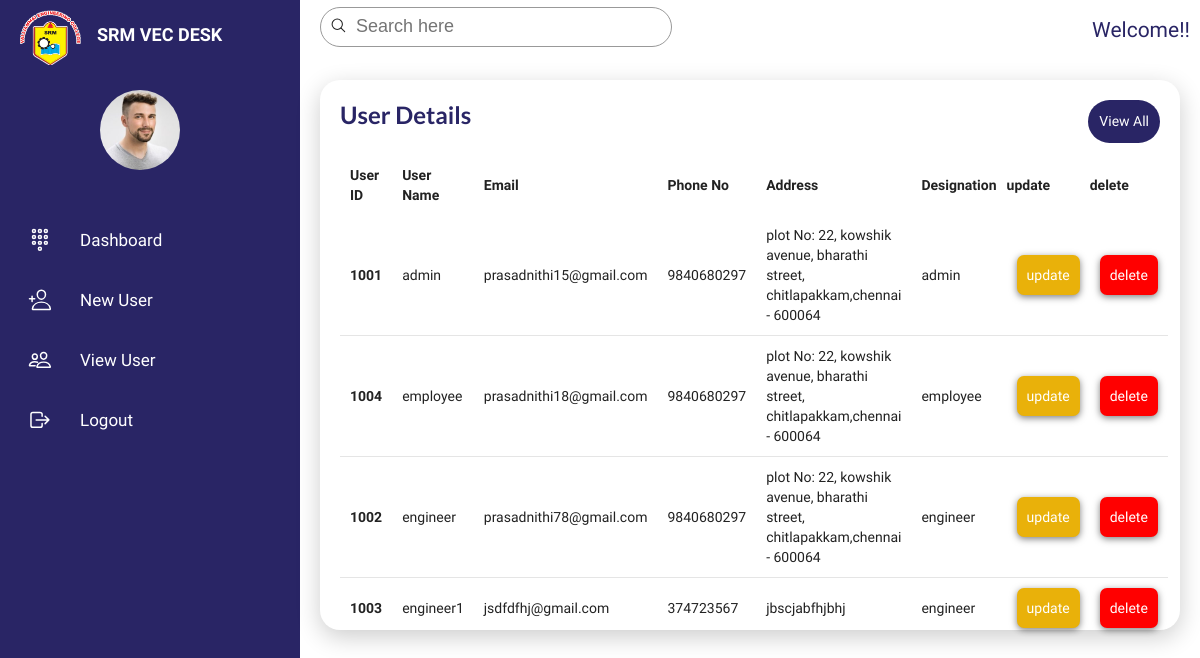
Page /superadminview/ (signed in) on the earlier database version.
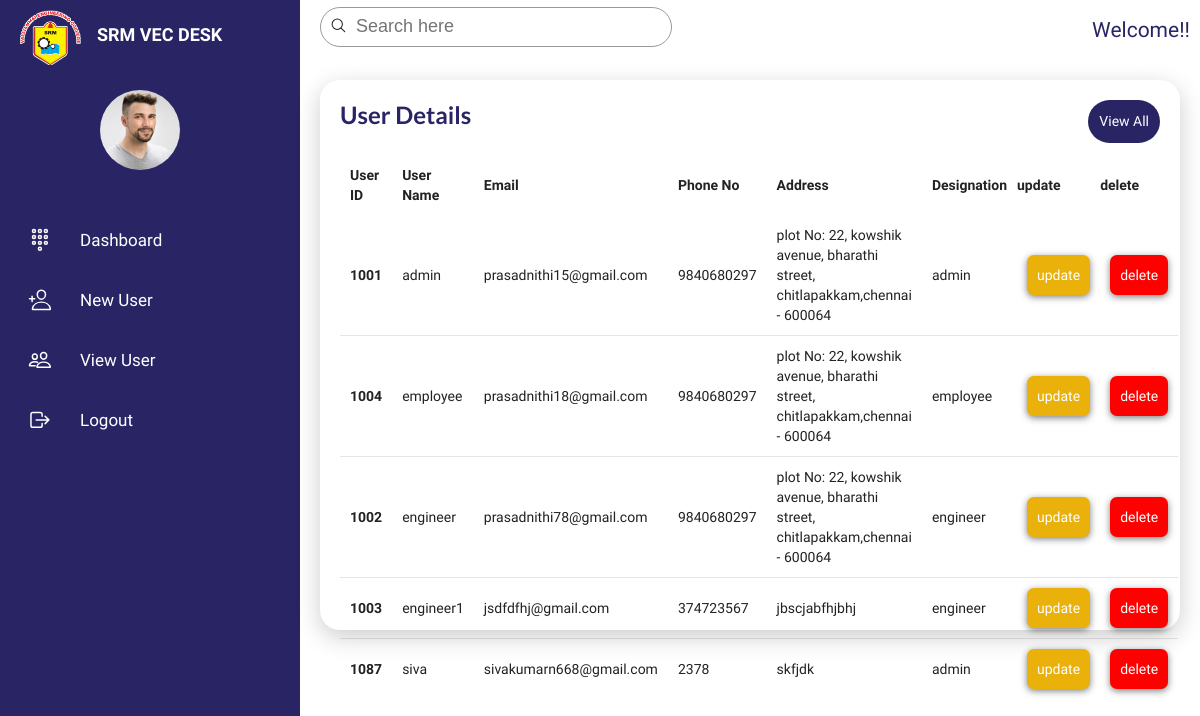
Same page on the later database version.
### tickets/models.py (models this page shows)
class User(AbstractUser):
    userId = models.CharField(max_length=300)
    email = models.EmailField(max_length=5000, unique=True)
    mobNo = models.CharField(max_length=13)
    address = models.TextField(max_length=2000)
    designation = models.CharField(max_length=200)
    date_joined = models.DateTimeField(auto_now_add=True)
    last_login = models.DateTimeField(null=True)
    is_superadmin=models.BooleanField('is superadmin', default=False)
    is_admin=models.BooleanField('is admin', default=False)
    is_engineer=models.BooleanField('is engineer', default=False)
    is_employee=models.BooleanField('is employee', default=False)

### tickets/views.py (the view)
# urls.py: path('superadminview/', views.superadminview, name='superadminview'),
@login_required(login_url='login')
def superadminview(request):
    if request.user.is_authenticated:
        if request.user.is_authenticated:
            user=User.objects.all()
            p=Paginator(User.objects.all(), 10)
            page=request.GET.get('page')
            users=p.get_page(page)
        return render(request, 'superadminview.html',{"user": user, "users":users})
    else:
        return render(request, 'login.html', {})

### templates/superadminview.html (shortened to what this page needs)
{% extends 'superadminbasic.html' %}
{% block content %}
<div class="active-details">
  <div class="recentOrders" data-aos="zoom-in">
      <div class="cardHeader">
          <h2>User Details</h2>
          <a href="#" class="btn">View All</a>
      </div>
      <table id="myTable1">
          <thead>
              <tr>
                  <td>User ID</td>
                  <td>User Name</td>
                  <td>Email</td>
                  <td>Phone No</td>
                  <td>Address</td>
                  <td>Designation</td>
                  <th>update</th>
                  <th>delete</th>
              </tr>
          </thead>
          <tbody>
            {% for statuse in user %}
            {% if statuse.designation != "superadmin" %}
              <tr>
                <th scope="row" style="padding:10px;"> {{ statuse.userId }} </th>
                <td> {{ statuse.username }} </td>
                <td> {{ statuse.email }} </td>
                <td> {{ statuse.mobNo }} </td>
                <td> {{ statuse.address }} </td>
                <td> {{ statuse.designation }} </td>
                <td> <a type="button" class="assign" style="color:white;" href="{% url 'assign_user' statuse.userId %}">update</a> </td>
                <td> <a type="button" class="ticket-close"  href="{% url 'delete_user' statuse.userId %}">delete</a> </td>
              </tr>
              {% endif %}
  {% endfor %}
          </tbody>
      </table>
  </div>
</div>
{% endblock %}

Differences in the rows shown:
added User: userId "1087", username "siva", email "sivakumarn668@gmail.com", mobNo "2378", address "skfjdk", designation "admin"
